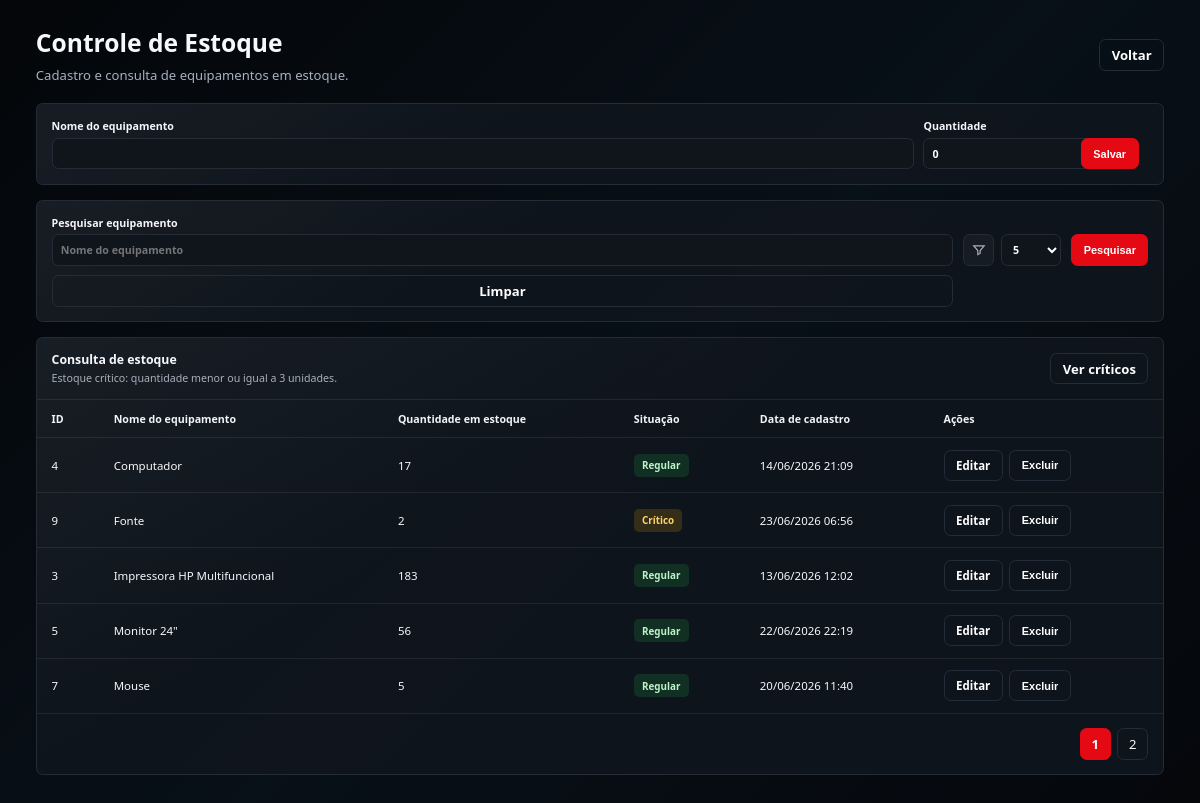
The page /admin/estoque.php (signed in) on the database as committed earlier.
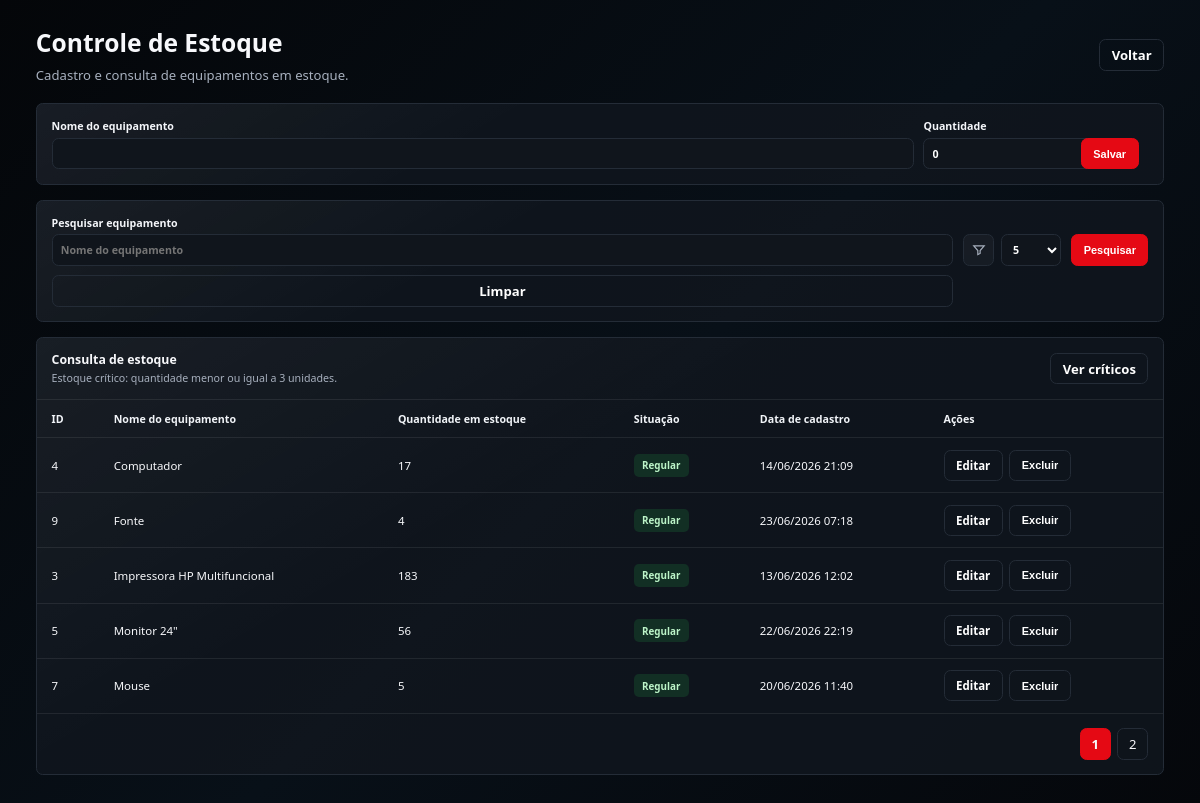
The same page on the database as committed later.
### tables this page shows
CREATE TABLE `estoque_equipamentos` (
  `id` int(11) NOT NULL AUTO_INCREMENT,
  `produto_id` int(11) NOT NULL,
  `loja_id` int(11) DEFAULT NULL,
  `quantidade` int(11) NOT NULL DEFAULT 0,
  `data_atualizacao` datetime NOT NULL DEFAULT current_timestamp() ON UPDATE current_timestamp(),
  PRIMARY KEY (`id`),
  UNIQUE KEY `uk_estoque_produto_loja` (`produto_id`,`loja_id`),
  KEY `fk_estoque_loja` (`loja_id`),
  CONSTRAINT `fk_estoque_loja` FOREIGN KEY (`loja_id`) REFERENCES `lojas` (`id`),
  CONSTRAINT `fk_estoque_produto` FOREIGN KEY (`produto_id`) REFERENCES `produtos` (`id`)
);

CREATE TABLE `produtos` (
  `id` int(11) NOT NULL AUTO_INCREMENT,
  `nome` varchar(150) NOT NULL,
  `descricao` text DEFAULT NULL,
  `categoria` varchar(80) DEFAULT NULL,
  `ativo` tinyint(1) DEFAULT 1,
  `data_criacao` datetime DEFAULT current_timestamp(),
  PRIMARY KEY (`id`)
);

### admin/estoque.php (the view, shortened to what this page needs)
<?php
require_once __DIR__ . '/admin_helpers.php';
$pdo = getConnection();
$editando = null;
$busca = trim((string) ($_GET['busca'] ?? ''));
$somenteCritico = (string) ($_GET['critico'] ?? '') === '1';
$whereParts = [];
$where = $whereParts ? 'WHERE ' . implode(' AND ', $whereParts) : '';
$limitesPermitidos = [5, 10, 20, 30, 50];
$porPagina = (int) ($_GET['limite'] ?? 5);
$porPagina = in_array($porPagina, $limitesPermitidos, true) ? $porPagina : 5;
$pagina = max(1, (int) ($_GET['pagina'] ?? 1));
$countStmt = $pdo->prepare("SELECT COUNT(*) FROM estoque_equipamentos e INNER JOIN produtos p ON p.id = e.produto_id {$where}");
$countStmt->execute();
$totalRegistros = (int) $countStmt->fetchColumn();
$totalPaginas = max(1, (int) ceil($totalRegistros / $porPagina));
$pagina = min($pagina, $totalPaginas);
$offset = ($pagina - 1) * $porPagina;
$stmt = $pdo->prepare("
    SELECT
        e.id,
        p.nome,
        e.quantidade,
        e.data_atualizacao
    FROM estoque_equipamentos e
    INNER JOIN produtos p ON p.id = e.produto_id
    {$where}
    ORDER BY p.nome
    LIMIT :limite OFFSET :offset
");
$stmt->bindValue(':limite', $porPagina, PDO::PARAM_INT);
$stmt->bindValue(':offset', $offset, PDO::PARAM_INT);
$stmt->execute();
$estoques = $stmt->fetchAll();
adminPageStart('Controle de Estoque');
?>
<section class="top">
    <div>
        <h1>Controle de Estoque</h1>
        <p>Cadastro e consulta de equipamentos em estoque.</p>
    </div>
    <a class="btn" href="dashboard.php">Voltar</a>
</section>
<form class="panel filters stock-form" method="POST">
    <label>Nome do equipamento
        <input type="text" name="nome" required value="<?php echo e($editando['nome'] ?? ''); ?>">
    </label>
    <label>Quantidade
        <input type="number" name="quantidade" min="0" required value="<?php echo e((string) ($editando['quantidade'] ?? 0)); ?>">
    </label>
    <button class="btn primary" type="submit">Salvar</button>
</form>
<form class="panel filters stock-search" method="GET">
    <label>Pesquisar equipamento
        <input type="text" name="busca" value="<?php echo e($busca); ?>" placeholder="Nome do equipamento">
    </label>
    <label class="limit-control" aria-label="Quantidade de registros"><span class="filter-icon" aria-hidden="true"><svg viewBox="0 0 24 24" fill="none" stroke="currentColor" stroke-width="2"><path d="M3 5h18l-7 8v5l-4 2v-7L3 5Z"/></svg></span>
        <select name="limite" onchange="this.form.submit()">
            <?php foreach ($limitesPermitidos as $limite): ?>
                <option value="<?php echo $limite; ?>" <?php echo $porPagina === $limite ? 'selected' : ''; ?>><?php echo $limite; ?></option>
            <?php endforeach; ?>
        </select>
    </label>
    <button class="btn primary" type="submit">Pesquisar</button>
    <a class="btn" href="<?php echo $somenteCritico ? 'estoque.php?critico=1' : 'estoque.php'; ?>">Limpar</a>
</form>
<section class="panel">
    <div class="stock-summary">
        <div>
            <strong><?php echo $somenteCritico && $busca === '' ? 'Itens com estoque crítico' : 'Consulta de estoque'; ?></strong>
            <span><?php echo $busca !== '' ? 'Resultado da pesquisa em todos os equipamentos cadastrados.' : 'Estoque crítico: quantidade menor ou igual a 3 unidades.'; ?></span>
        </div>
        <a class="btn" href="estoque.php?critico=1">Ver críticos</a>
    </div>
    <?php if (empty($estoques)): ?>
        <div class="empty">Nenhum equipamento encontrado.</div>
    <?php else: ?>
        <div class="table-wrap">
            <table>
                <thead>
                    <tr>
                        <th>ID</th>
                        <th>Nome do equipamento</th>
                        <th>Quantidade em estoque</th>
                        <th>Situação</th>
                        <th>Data de cadastro</th>
                        <th>Ações</th>
                    </tr>
                </thead>
                <tbody>
                    <?php foreach ($estoques as $row): ?>
                        <tr>
                            <td><?php echo (int) $row['id']; ?></td>
                            <td><?php echo e($row['nome']); ?></td>
                            <td><?php echo (int) $row['quantidade']; ?></td>
                            <td><span class="stock-status <?php echo (int) $row['quantidade'] <= 3 ? 'critical' : ''; ?>"><?php echo (int) $row['quantidade'] <= 3 ? 'Crítico' : 'Regular'; ?></span></td>
                            <td><?php echo e(date('d/m/Y H:i', strtotime((string) $row['data_atualizacao']))); ?></td>
                            <td>
                                <div class="stock-actions">
                                <a class="btn" href="estoque.php?editar=<?php echo (int) $row['id']; ?><?php echo $busca !== '' ? '&busca=' . urlencode($busca) : ''; ?><?php echo $somenteCritico ? '&critico=1' : ''; ?>">Editar</a>
                                <form method="POST" style="display:inline;" onsubmit="return confirm('Confirmar exclusão deste item do estoque?');">
                                    <button class="btn" type="submit">Excluir</button>
                                </form>
                                </div>
                            </td>
                        </tr>
                    <?php endforeach; ?>
                </tbody>
            </table>
        </div>
    <?php endif; ?>
    <?php if ($totalPaginas > 1): ?>
        <nav class="pagination" aria-label="Paginação">
            <?php for ($i = 1; $i <= $totalPaginas; $i++): ?>
                <?php if ($i === $pagina): ?><span class="active"><?php echo $i; ?></span>
                <?php else: ?><a href="<?php echo e(pageUrl(['pagina' => $i])); ?>"><?php echo $i; ?></a>
                <?php endif; ?>
            <?php endfor; ?>
        </nav>
    <?php endif; ?></section>
<?php adminPageEnd(); ?>

### admin/admin_helpers.php (shortened to what this page needs)
<?php
function e(?string $value): string
{
    return htmlspecialchars((string) $value, ENT_QUOTES, 'UTF-8');
}
function adminPageStart(string $title): void
{
    ?>
    <!DOCTYPE html>
    <html lang="pt-BR">
    <head>
    </head>
    <body>
    <main class="page">
    <?php
}
function adminPageEnd(): void
{
    ?>
    </main>
    </body></html>
    <?php
}
function pageUrl(array $overrides = []): string
{
    $params = array_merge($_GET, $overrides);
    return '?' . http_build_query($params);
}

### admin/admin_helpers.php (style rules this page uses)
:root { --bg: #05080c; --panel: #10151c; --line: #242c37; --text: #f7f8fb; --muted: #a7b0be; --red: #e50914; --green: #27b84d; --radius: 8px; }
* { box-sizing: border-box; }
body { margin: 0; min-height: 100vh; color: var(--text); font-family: "Segoe UI", Arial, sans-serif; background: linear-gradient(135deg, #040609 0%, #081018 52%, #05070b 100%); animation: pageFadeIn .26s ease both; transition: opacity .26s ease, transform .26s ease; }
@media (min-width: 1024px) { body { zoom: .82; } }
a { color: inherit; text-decoration: none; }
.page { padding: 32px; max-width: 1440px; margin: 0 auto; }
.top { display: flex; justify-content: space-between; align-items: center; gap: 16px; margin-bottom: 24px; }
.top h1 { margin: 0 0 8px; font-size: 30px; }
.top p { margin: 0; color: var(--muted); }
.btn { min-height: 38px; display: inline-flex; align-items: center; justify-content: center; border: 1px solid var(--line); border-radius: var(--radius); background: transparent; color: #fff; padding: 0 14px; font-weight: 700; cursor: pointer; }
.btn.primary { background: var(--red); border-color: var(--red); }
.panel { background: linear-gradient(150deg, rgba(255, 255, 255, .045), transparent 40%), rgba(17, 22, 30, .88); border: 1px solid var(--line); border-radius: var(--radius); overflow: hidden; margin-bottom: 18px; }
.filters { display: grid; grid-template-columns: repeat(6, minmax(140px, 1fr)); gap: 12px; padding: 18px; }
label { display: grid; gap: 6px; color: #f4f6fa; font-size: 13px; font-weight: 700; }
input, select { height: 38px; border: 1px solid var(--line); border-radius: var(--radius); background: #10151c; color: #fff; padding: 0 10px; font: inherit; }
.limit-control { display: flex; align-items: center; gap: 8px; align-self: end; }
.limit-control .filter-icon { width: 38px; height: 38px; flex: 0 0 38px; display: grid; place-items: center; border: 1px solid var(--line); border-radius: var(--radius); background: rgba(255, 255, 255, .035); color: var(--muted); }
.limit-control .filter-icon svg { width: 17px; height: 17px; }
.limit-control select { width: 74px; min-width: 74px; }
.table-wrap { overflow-x: auto; }
table { width: 100%; border-collapse: collapse; min-width: 860px; }
th, td { text-align: left; padding: 14px 18px; border-bottom: 1px solid rgba(255, 255, 255, .08); white-space: nowrap; }
th { font-size: 13px; color: #f1f4f8; }
td { font-size: 14px; }
.pagination { display: flex; gap: 8px; padding: 18px; justify-content: flex-end; }
.pagination a, .pagination span { min-width: 38px; height: 38px; display: grid; place-items: center; border: 1px solid var(--line); border-radius: var(--radius); }
.pagination .active { background: var(--red); border-color: var(--red); font-weight: 800; }

### admin/estoque.php (style rules this page uses)
.stock-summary { display: flex; align-items: center; justify-content: space-between; gap: 14px; padding: 16px 18px; border-bottom: 1px solid rgba(255, 255, 255, .08); }
.stock-summary strong { display: block; font-size: 15px; }
.stock-summary span { color: var(--muted); font-size: 13px; }
.stock-form { grid-template-columns: minmax(260px, 1fr) minmax(120px, 180px) auto auto; align-items: end; }
.stock-search { grid-template-columns: minmax(260px, 1fr) auto auto; align-items: end; }
.stock-actions { display: inline-flex; align-items: center; gap: 8px; flex-wrap: wrap; }
.stock-status { display: inline-flex; min-height: 28px; align-items: center; padding: 0 10px; border-radius: 6px; background: rgba(39, 184, 77, .16); color: #bdf5c9; font-weight: 800; font-size: 12px; }
.stock-status.critical { background: rgba(245, 179, 1, .16); color: #ffd36a; }

Rows that differ between the two databases and show on the page:
changed estoque_equipamentos "Fonte": quantidade "2" → "4"; data_atualizacao "23/06/2026 06:56" → "23/06/2026 07:18"; quantidade "Crítico" → "Regular"
